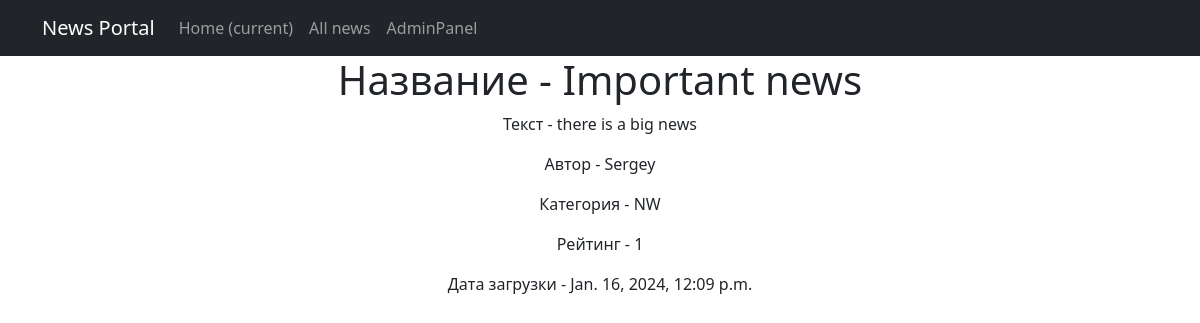
Screenshot of /news/1 with the database file from the repository.
### NewsPortal/models.py (models this page shows, shortened)
class Post (models.Model):
    author = models.ForeignKey(Author, on_delete=models.CASCADE)
    NEWS = 'NW'
    ARTICLE = 'AR'
    CATEGORY_CHOICES = (
        (NEWS, 'Новость'),
        (ARTICLE, 'Статья'),
    )
    categoryType = models.CharField(max_length=2, choices=CATEGORY_CHOICES, default=ARTICLE)
    dateCreation = models.DateTimeField(auto_now_add=True)
    postCategory = models.ManyToManyField(Category, through='PostCategory')
    title = models.CharField(max_length=128)
    text = models.TextField()
    rating = models.SmallIntegerField(default=0)

class Author(models.Model):
    authorUser = models.OneToOneField(User, on_delete=models.CASCADE)
    ratingAuthor = models.SmallIntegerField(default=0)

### NewsPortal/views.py (the view)
# urls.py: path('<int:pk>', PostDetail.as_view(), name='post_detail'),
class PostDetail(DetailView):
    model = Post
    template_name = 'new.html'
    context_object_name = 'new'

### NewsPortal/templatetags/custom_filters.py (called while the page is built)
@register.filter(name='Censor')
def Censor(value):
    Banned_List = ['idiot', 'stupid', 'donkey', 'Stupid']
    sentence = value.split()
    for i in Banned_List:
        for words in sentence:
            if i in words:
                pos = sentence.index(words)
                sentence.remove(words)
                sentence.insert(pos, '*' * len(i))
    return " ".join(sentence)

### templates/new.html (shortened to what this page needs)
{% extends 'flatpages/default.html' %}
{% load custom_filters %}
{% block content %}
<h1>Название - {{ new.title | Censor }}</h1>
<p>Текст - {{ new.text | Censor}}</p>
<p>Автор - {{ new.author.authorUser }}</p>
<p>Категория - {{ new.categoryType }}</p>
<p>Рейтинг - {{ new.rating }}</p>
<p>Дата загрузки - {{ new.dateCreation }}</p>
{% endblock content %}

### rows the page displays
Post: title|Censor "Important news", text|Censor "there is a big news", author.authorUser "Sergey", categoryType "NW", rating "1", dateCreation "Jan. 16, 2024, 12:09 p.m."
